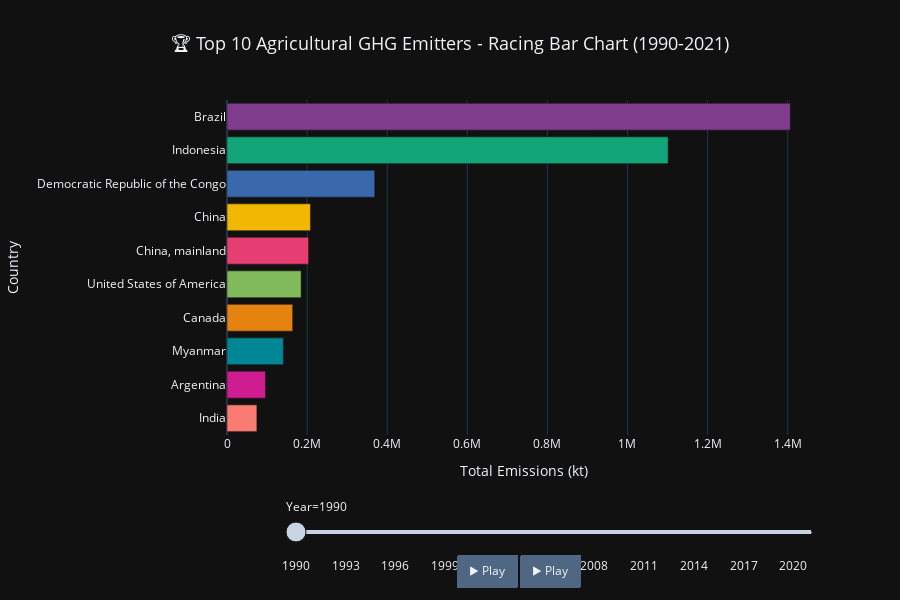

The cell this chart's notebook holds for it:
### Code cell
# Animated Bar Chart - Top Countries Over Time
fig = px.bar(
    country_yearly[country_yearly['Area'].isin(top_countries[:10])].sort_values(['Year', 'Value'], ascending=[True, False]),
    x='Value',
    y='Area',
    color='Area',
    animation_frame='Year',
    orientation='h',
    title='🏆 Top 10 Agricultural GHG Emitters - Racing Bar Chart (1990-2021)',
    labels={'Value': 'Emissions (kt)', 'Area': 'Country'},
    color_discrete_sequence=px.colors.qualitative.Bold
)

fig.update_layout(
    height=600,
    title_font_size=18,
    title_x=0.5,
    showlegend=False,
    yaxis={'categoryorder': 'total ascending'},
    xaxis_title='Total Emissions (kt)',
    updatemenus=[dict(
        type='buttons',
        showactive=False,
        y=-0.15,
        x=0.5,
        xanchor='center',
        buttons=[dict(label='▶ Play',
                      method='animate',
                      args=[None, {'frame': {'duration': 500, 'redraw': True},
                                   'fromcurrent': True}])]
    )]
)

fig.show()

### Figure 1 — Plotly figure (JSON) as saved in the notebook; plotly's stock layout.template omitted (floating-point values rounded to 4 significant figures)
{"data": [{"hovertemplate": "Country=%{y}<br>Year=1990<br>Emissions (kt)=%{x}<extra></extra>", "legendgroup": "Brazil", "marker": {"color": "rgb(127, 60, 141)", "pattern": {"shape": ""}}, "name": "Brazil", "orientation": "h", "showlegend": true, "textposition": "auto", "type": "bar", "x": [1407000.0], "xaxis": "x", "y": ["Brazil"], "yaxis": "y"}, {"hovertemplate": "Country=%{y}<br>Year=1990<br>Emissions (kt)=%{x}<extra></extra>", "legendgroup": "Indonesia", "marker": {"color": "rgb(17, 165, 121)", "pattern": {"shape": ""}}, "name": "Indonesia", "orientation": "h", "showlegend": true, "textposition": "auto", "type": "bar", "x": [1101000.0], "xaxis": "x", "y": ["Indonesia"], "yaxis": "y"}, {"hovertemplate": "Country=%{y}<br>Year=1990<br>Emissions (kt)=%{x}<extra></extra>", "legendgroup": "Democratic Republic of the Congo", "marker": {"color": "rgb(57, 105, 172)", "pattern": {"shape": ""}}, "name": "Democratic Republic of the Congo", "orientation": "h", "showlegend": true, "textposition": "auto", "type": "bar", "x": [368900.0], "xaxis": "x", "y": ["Democratic Republic of the Congo"], "yaxis": "y"}, {"hovertemplate": "Country=%{y}<br>Year=1990<br>Emissions (kt)=%{x}<extra></extra>", "legendgroup": "China", "marker": {"color": "rgb(242, 183, 1)", "pattern": {"shape": ""}}, "name": "China", "orientation": "h", "showlegend": true, "textposition": "auto", "type": "bar", "x": [208400.0], "xaxis": "x", "y": ["China"], "yaxis": "y"}, {"hovertemplate": "Country=%{y}<br>Year=1990<br>Emissions (kt)=%{x}<extra></extra>", "legendgroup": "China, mainland", "marker": {"color": "rgb(231, 63, 116)", "pattern": {"shape": ""}}, "name": "China, mainland", "orientation": "h", "showlegend": true, "textposition": "auto", "type": "bar", "x": [203700.0], "xaxis": "x", "y": ["China, mainland"], "yaxis": "y"}, {"hovertemplate": "Country=%{y}<br>Year=1990<br>Emissions (kt)=%{x}<extra></extra>", "legendgroup": "United States of America", "marker": {"color": "rgb(128, 186, 90)", "pattern": {"shape": ""}}, "name": "United States of America", "orientation": "h", "showlegend": true, "textposition": "auto", "type": "bar", "x": [185100.0], "xaxis": "x", "y": ["United States of America"], "yaxis": "y"}, {"hovertemplate": "Country=%{y}<br>Year=1990<br>Emissions (kt)=%{x}<extra></extra>", "legendgroup": "Canada", "marker": {"color": "rgb(230, 131, 16)", "pattern": {"shape": ""}}, "name": "Canada", "orientation": "h", "showlegend": true, "textposition": "auto", "type": "bar", "x": [164100.0], "xaxis": "x", "y": ["Canada"], "yaxis": "y"}, {"hovertemplate": "Country=%{y}<br>Year=1990<br>Emissions (kt)=%{x}<extra></extra>", "legendgroup": "Myanmar", "marker": {"color": "rgb(0, 134, 149)", "pattern": {"shape": ""}}, "name": "Myanmar", "orientation": "h", "showlegend": true, "textposition": "auto", "type": "bar", "x": [140800.0], "xaxis": "x", "y": ["Myanmar"], "yaxis": "y"}, {"hovertemplate": "Country=%{y}<br>Year=1990<br>Emissions (kt)=%{x}<extra></extra>", "legendgroup": "Argentina", "marker": {"color": "rgb(207, 28, 144)", "pattern": {"shape": ""}}, "name": "Argentina", "orientation": "h", "showlegend": true, "textposition": "auto", "type": "bar", "x": [96110.0], "xaxis": "x", "y": ["Argentina"], "yaxis": "y"}, {"hovertemplate": "Country=%{y}<br>Year=1990<br>Emissions (kt)=%{x}<extra></extra>", "legendgroup": "India", "marker": {"color": "rgb(249, 123, 114)", "pattern": {"shape": ""}}, "name": "India", "orientation": "h", "showlegend": true, "textposition": "auto", "type": "bar", "x": [74630.0], "xaxis": "x", "y": ["India"], "yaxis": "y"}], "layout": {"barmode": "relative", "height": 600, "legend": {"title": {"text": "Country"}, "tracegroupgap": 0}, "showlegend": false, "sliders": [{"active": 0, "currentvalue": {"prefix": "Year="}, "len": 0.9, "pad": {"b": 10, "t": 60}, "steps": [{"args": [["1990"], {"frame": {"duration": 0, "redraw": true}, "fromcurrent": true, "mode": "immediate", "transition": {"duration": 0, "easing": "linear"}}], "label": "1990", "method": "animate"}, {"args": [["1991"], {"frame": {"duration": 0, "redraw": true}, "fromcurrent": true, "mode": "immediate", "transition": {"duration": 0, "easing": "linear"}}], "label": "1991", "method": "animate"}, {"args": [["1992"], {"frame": {"duration": 0, "redraw": true}, "fromcurrent": true, "mode": "immediate", "transition": {"duration": 0, "easing": "linear"}}], "label": "1992", "method": "animate"}, {"args": [["1993"], {"frame": {"duration": 0, "redraw": true}, "fromcurrent": true, "mode": "immediate", "transition": {"duration": 0, "easing": "linear"}}], "label": "1993", "method": "animate"}, {"args": [["1994"], {"frame": {"duration": 0, "redraw": true}, "fromcurrent": true, "mode": "immediate", "transition": {"duration": 0, "easing": "linear"}}], "label": "1994", "method": "animate"}, {"args": [["1995"], {"frame": {"duration": 0, "redraw": true}, "fromcurrent": true, "mode": "immediate", "transition": {"duration": 0, "easing": "linear"}}], "label": "1995", "method": "animate"}, {"args": [["1996"], {"frame": {"duration": 0, "redraw": true}, "fromcurrent": true, "mode": "immediate", "transition": {"duration": 0, "easing": "linear"}}], "label": "1996", "method": "animate"}, {"args": [["1997"], {"frame": {"duration": 0, "redraw": true}, "fromcurrent": true, "mode": "immediate", "transition": {"duration": 0, "easing": "linear"}}], "label": "1997", "method": "animate"}, {"args": [["1998"], {"frame": {"duration": 0, "redraw": true}, "fromcurrent": true, "mode": "immediate", "transition": {"duration": 0, "easing": "linear"}}], "label": "1998", "method": "animate"}, {"args": [["1999"], {"frame": {"duration": 0, "redraw": true}, "fromcurrent": true, "mode": "immediate", "transition": {"duration": 0, "easing": "linear"}}], "label": "1999", "method": "animate"}, {"args": [["2000"], {"frame": {"duration": 0, "redraw": true}, "fromcurrent": true, "mode": "immediate", "transition": {"duration": 0, "easing": "linear"}}], "label": "2000", "method": "animate"}, {"args": [["2001"], {"frame": {"duration": 0, "redraw": true}, "fromcurrent": true, "mode": "immediate", "transition": {"duration": 0, "easing": "linear"}}], "label": "2001", "method": "animate"}, {"args": [["2002"], {"frame": {"duration": 0, "redraw": true}, "fromcurrent": true, "mode": "immediate", "transition": {"duration": 0, "easing": "linear"}}], "label": "2002", "method": "animate"}, {"args": [["2003"], {"frame": {"duration": 0, "redraw": true}, "fromcurrent": true, "mode": "immediate", "transition": {"duration": 0, "easing": "linear"}}], "label": "2003", "method": "animate"}, {"args": [["2004"], {"frame": {"duration": 0, "redraw": true}, "fromcurrent": true, "mode": "immediate", "transition": {"duration": 0, "easing": "linear"}}], "label": "2004", "method": "animate"}, {"args": [["2005"], {"frame": {"duration": 0, "redraw": true}, "fromcurrent": true, "mode": "immediate", "transition": {"duration": 0, "easing": "linear"}}], "label": "2005", "method": "animate"}, {"args": [["2006"], {"frame": {"duration": 0, "redraw": true}, "fromcurrent": true, "mode": "immediate", "transition": {"duration": 0, "easing": "linear"}}], "label": "2006", "method": "animate"}, {"args": [["2007"], {"frame": {"duration": 0, "redraw": true}, "fromcurrent": true, "mode": "immediate", "transition": {"duration": 0, "easing": "linear"}}], "label": "2007", "method": "animate"}, {"args": [["2008"], {"frame": {"duration": 0, "redraw": true}, "fromcurrent": true, "mode": "immediate", "transition": {"duration": 0, "easing": "linear"}}], "label": "2008", "method": "animate"}, {"args": [["2009"], {"frame": {"duration": 0, "redraw": true}, "fromcurrent": true, "mode": "immediate", "transition": {"duration": 0, "easing": "linear"}}], "label": "2009", "method": "animate"}, {"args": [["2010"], {"frame": {"duration": 0, "redraw": true}, "fromcurrent": true, "mode": "immediate", "transition": {"duration": 0, "easing": "linear"}}], "label": "2010", "method": "animate"}, {"args": [["2011"], {"frame": {"duration": 0, "redraw": true}, "fromcurrent": true, "mode": "immediate", "transition": {"duration": 0, "easing": "linear"}}], "label": "2011", "method": "animate"}, {"args": [["2012"], {"frame": {"duration": 0, "redraw": true}, "fromcurrent": true, "mode": "immediate", "transition": {"duration": 0, "easing": "linear"}}], "label": "2012", "method": "animate"}, {"args": [["2013"], {"frame": {"duration": 0, "redraw": true}, "fromcurrent": true, "mode": "immediate", "transition": {"duration": 0, "easing": "linear"}}], "label": "2013", "method": "animate"}, {"args": [["2014"], {"frame": {"duration": 0, "redraw": true}, "fromcurrent": true, "mode": "immediate", "transition": {"duration": 0, "easing": "linear"}}], "label": "2014", "method": "animate"}, {"args": [["2015"], {"frame": {"duration": 0, "redraw": true}, "fromcurrent": true, "mode": "immediate", "transition": {"duration": 0, "easing": "linear"}}], "label": "2015", "method": "animate"}, {"args": [["2016"], {"frame": {"duration": 0, "redraw": true}, "fromcurrent": true, "mode": "immediate", "transition": {"duration": 0, "easing": "linear"}}], "label": "2016", "method": "animate"}, {"args": [["2017"], {"frame": {"duration": 0, "redraw": true}, "fromcurrent": true, "mode": "immediate", "transition": {"duration": 0, "easing": "linear"}}], "label": "2017", "method": "animate"}, {"args": [["2018"], {"frame": {"duration": 0, "redraw": true}, "fromcurrent": true, "mode": "immediate", "transition": {"duration": 0, "easing": "linear"}}], "label": "2018", "method": "animate"}, {"args": [["2019"], {"frame": {"duration": 0, "redraw": true}, "fromcurrent": true, "mode": "immediate", "transition": {"duration": 0, "easing": "linear"}}], "label": "2019", "method": "animate"}, {"args": [["2020"], {"frame": {"duration": 0, "redraw": true}, "fromcurrent": true, "mode": "immediate", "transition": {"duration": 0, "easing": "linear"}}], "label": "2020", "method": "animate"}, {"args": [["2021"], {"frame": {"duration": 0, "redraw": true}, "fromcurrent": true, "mode": "immediate", "transition": {"duration": 0, "easing": "linear"}}], "label": "2021", "method": "animate"}], "x": 0.1, "xanchor": "left", "y": 0, "yanchor": "top"}], "title": {"font": {"size": 18}, "text": "🏆 Top 10 Agricultural GHG Emitters - Racing Bar Chart (1990-2021)", "x": 0.5}, "updatemenus": [{"buttons": [{"args": [null, {"frame": {"duration": 500, "redraw": true}, "fromcurrent": true}], "label": "▶ Play", "method": "animate"}, {"args": [null, {"frame": {"duration": 500, "redraw": true}, "fromcurrent": true}], "label": "▶ Play", "method": "animate"}], "direction": "left", "pad": {"r": 10, "t": 70}, "showactive": false, "type": "buttons", "x": 0.5, "xanchor": "center", "y": -0.15, "yanchor": "top"}], "xaxis": {"anchor": "y", "domain": [0, 1], "title": {"text": "Total Emissions (kt)"}}, "yaxis": {"anchor": "x", "categoryarray": ["India", "Argentina", "Myanmar", "Canada", "United States of America", "China, mainland", "China", "Democratic Republic of the Congo", "Indonesia", "Brazil"], "categoryorder": "total ascending", "domain": [0, 1], "title": {"text": "Country"}}}}
